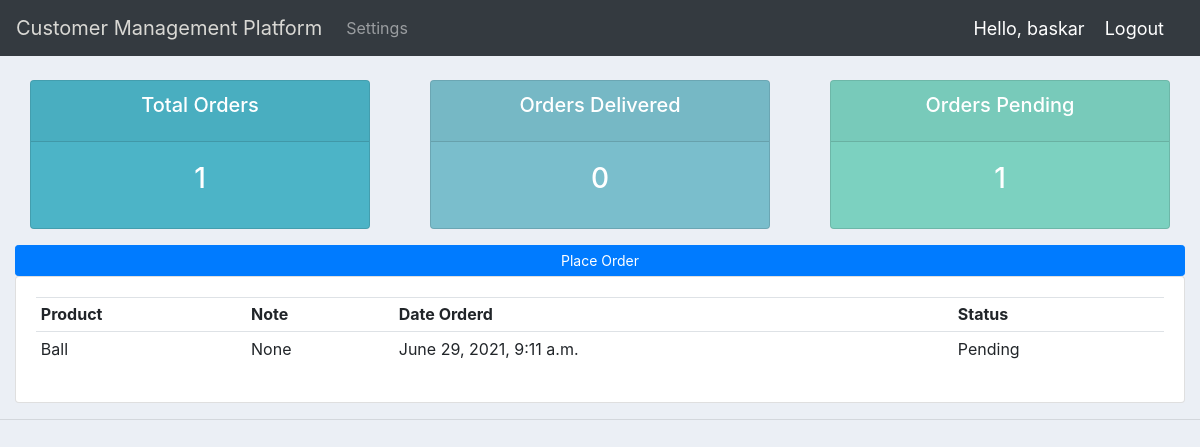
The page /user/ (signed in) on the database its author committed.
### accounts/models.py (models this page shows, shortened)
class Order(models.Model):
    STATUS = (
			('Pending', 'Pending'),
			('Out for delivery', 'Out for delivery'),
			('Delivered', 'Delivered'),
			)
    customer = models.ForeignKey(Customer, null=True, on_delete=models.SET_DEFAULT, default=None)
    product = models.ForeignKey(Product, null=True, on_delete=models.SET_DEFAULT, default=None)
    date_created = models.DateTimeField(auto_now_add=True, null=True)
    status = models.CharField(max_length=200, null=True, choices=STATUS)
    note = models.CharField(max_length=1000, null=True)

class Product(models.Model):
    CATEGORY = (
            ('Indoor', 'Indoor'),
			('Out Door', 'Out Door'),
			)
    name = models.CharField(max_length=200, null=True)
    price = models.FloatField(null=True)
    category = models.CharField(max_length=200, null=True, choices=CATEGORY)
    description = models.CharField(max_length=200, null=True, blank=True)
    date_created = models.DateTimeField(auto_now_add=True, null=True)
    tag = models.ManyToManyField(Tag)
    def __str__(self):
        return str(self.name)

### accounts/decorators.py (the view)
        def wrapper_func(request, *args, **kwargs):
            group = None
            if request.user.groups.exists():
                group = request.user.groups.all()[0].name
            if group in allowed_roles:
                return view_func(request, *args, **kwargs)
            else:
                return HttpResponse("You are not authorized to view this page!")
            return view_func(request, *args, **kwargs)

### accounts/views.py (called while the page is built)
@login_required(login_url='login')
@allowed_users(allowed_roles=['customer'])
def userPage(request):
    orders = request.user.customer.order_set.all()
    total_orders = orders.count()
    delivered = orders.filter(status='Delivered').count()
    pending = orders.filter(status='Pending').count()
    context = {'orders':orders, 'total_orders':total_orders, 'delivered':delivered, 'pending':pending}
    return render(request, 'accounts/user.html', context)

### accounts/templates/accounts/user.html
{% extends 'accounts/main.html' %}
{% block content %}
{% include 'accounts/status.html' %}
<div class="row">
	<div class="col-md">
		<a class="btn btn-primary  btn-sm btn-block" href="{% url 'create_order' request.user.customer.id %}">Place Order</a>
		<div class="card card-body">
			<table class="table table-sm">
				<tr>
					<th>Product</th>
					<th>Note</th>
					<th>Date Orderd</th>
					<th>Status</th>
				</tr>
				{% for order in orders %}
				<tr>
					<td>{{ order.product }}</td>
					<td>{{ order.note }}</td>
					<td>{{ order.date_created }}</td>
					<td>{{ order.status }}</td>
				</tr>
				{% endfor %}
			</table>
		</div>
	</div>
</div>
{% endblock content %}

### accounts/templates/accounts/navbar.html (shortened to what this page needs)
{% load static %}
<nav class="navbar navbar-expand-lg navbar-dark bg-dark">
  <a class="navbar-brand" href="{% url 'home' %}" style="color:#d9d8d4;">Customer Management Platform</a>
  <div class="collapse navbar-collapse" id="navbarNav">
    <ul class="navbar-nav">
      {% if request.user.is_staff %}
        <li class="nav-item active">
          <a class="nav-link" href="{% url 'home' %}">Dashboard</a>
        </li>
        <li class="nav-item">
          <a class="nav-link" href="{% url 'products' %}">Products</a>
        </li>
      {% else %}
      <li class="nav-item">
        <a class="nav-link" href="{% url 'account' %}">Settings</a>
      </li>
      {% endif %}
    </ul>
  </div>
  <span class="hello-msg">Hello, {{request.user}}</span>
 <span ><a  class="hello-msg" href="{% url 'logout' %}">Logout</a></span>
</nav>

### static/css/main.css (style rules this page uses)
body { background-color: #ebeff5; }

### accounts/templates/accounts/navbar.html (style rules this page uses)
.hello-msg { font-size: 18px; color: #fff; margin-right: 20px; }

### rows shown on the page
Order: product "Ball", note "None", date_created "June 29, 2021, 9:11 a.m.", status "Pending"

### other values the page prints
{{ request.user }} "baskar"
{{ total_orders }} "1"
{{ delivered }} "0"
{{ pending }} "1"
